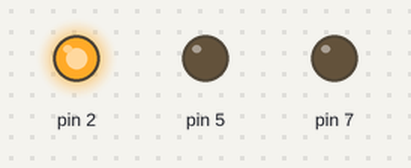
Simulated run of this sketch. Board: Arduino Uno, built with avr-gcc and run on an emulated ATmega328P. Shown: output pins drawn as LEDs (lit = HIGH).

Above: at 1.1 s.
At 5.5 s:
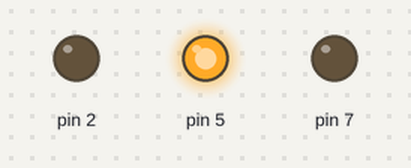
At 9.9 s:
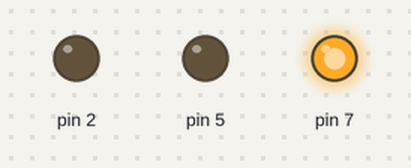
At 16.7 s:
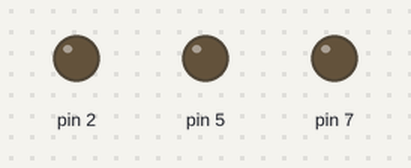
Timing chart, 0 to 17.2 s (numbered marks = the images above):
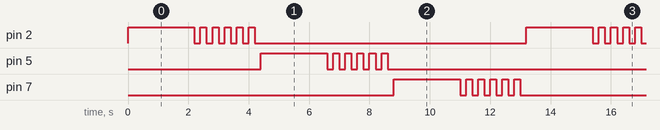

The sketch:

traffic_light.ino
```cpp
int RED = 2;
int YELLOW = 5;
int GREEN = 7;

int lightDelayNumber = 2000;
int blinkDelayNumber = 200;

int blinkCount = 5;

int trafficLeds[3] = { RED, YELLOW, GREEN };

void setup() {
  for (int i : trafficLeds) {
    pinMode(i, OUTPUT);
    digitalWrite(i, LOW);
  }
}

void loop() {
  for (int i : trafficLeds) {
    light(i);
    blink(i);
  }
}

void light(int led) {
  digitalWrite(led, HIGH);
  lightDelay();
}

void blink(int led) {
  for (int i = 0; i <= blinkCount; i++) {
    digitalWrite(led, HIGH);
    blinkDelay();
    digitalWrite(led, LOW);
    blinkDelay();
  }
}

void lightDelay() {
  delay(lightDelayNumber);
}

void blinkDelay() {
  delay(blinkDelayNumber);
}
```

Measured:
- by itself, pin 2, pin 5, pin 7: repeats every 13.2 s: 5 × (LOW 0.20 s, HIGH 0.20 s), LOW 9.0 s, HIGH 2.2 s
- by itself, everything shown: repeats every 13.2 s, in 36 steps
